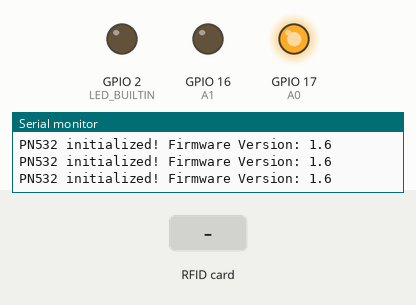
Recording of a program running on a simulated ESP32. Parts: output pins drawn as LEDs (lit = HIGH), the last lines printed to the serial monitor. Inputs (shaded band) come from the test bench.

Above: at 1.5 s.
1.6 s: RFID card 5E 7A 19 C4 held to the reader
At 3.6 s:
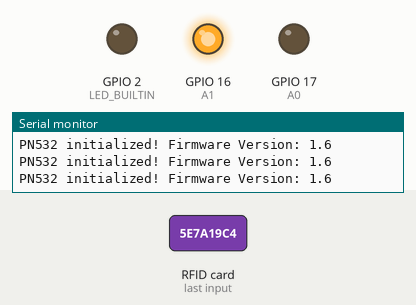
At 9.2 s:
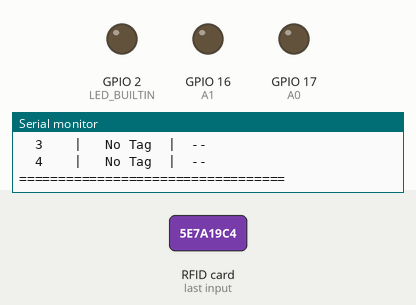
Timing chart, 0 to 10.0 s (numbered marks = the images above; inputs shaded):
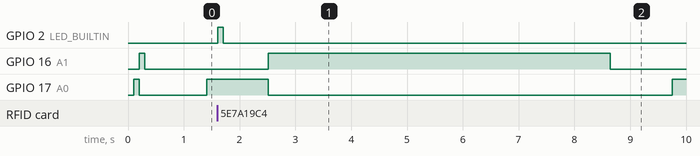

The program:

main.cpp
```cpp
#include <SPI.h>
#include <Adafruit_PN532.h>
#include "PieceDefinitions.h"

#define PN532_CS 5
#define PN532_SCK 18
#define PN532_MOSI 23
#define PN532_MISO 19

#define A0 17
#define A1 16

Adafruit_PN532 nfc(PN532_SCK, PN532_MISO, PN532_MOSI, PN532_CS);

uint8_t uid[7];
uint8_t uidLength;
const int numScans = 10;
const int numSlaves = 4;
int state[4] = {0,0,0,0};
String lastTagByte[4] = {"--", "--", "--", "--"}; // Stores the last byte of the detected tag UID

void selectSlave(int slave);
bool initializePN532();
void scanForTags(int curr_slave);
void printState();
int start_chip = 1;
int debug_mode = 0;

void setup()
{
  Serial.begin(115200);
  Serial.println("Initializing PN532 module...");
  pinMode(LED_BUILTIN, OUTPUT);
  pinMode(A0, OUTPUT);
  pinMode(A1, OUTPUT);

  for (int i = start_chip; i < numSlaves; i++)
  {
    selectSlave(i);
    if (!initializePN532())
    {
      Serial.print("Error initializing PN532 on slave ");
      Serial.println(i);
      while (1)
        ;
    }
  }
}

void loop()
{
  for (int i = start_chip; i < numSlaves; i++)
  {
    selectSlave(i);
    scanForTags(i);
    delay(100);
  }
  printState();
  delay(5000);
}

void selectSlave(int num)
{
  if (num < 1 || num > 4)
  {
    Serial.println("Invalid slave number");
    return;
  }

  num -= 1; // Adjust to zero-based index
  digitalWrite(A0, num & 0x01);
  digitalWrite(A1, (num >> 1) & 0x01);

}

bool initializePN532()
{
  if (!nfc.begin())
    return false;
  nfc.wakeup();
  delay(100);
  uint32_t versiondata = nfc.getFirmwareVersion();
  if (!versiondata)
    return false;
  Serial.print("PN532 initialized! Firmware Version: ");
  Serial.print((versiondata >> 16) & 0xFF, HEX);
  Serial.print(".");
  Serial.println((versiondata >> 8) & 0xFF, HEX);
  return true;
}

void scanForTags(int curr_slave)
{
  for (int count = 0; count < numScans; count++)
  {
    if (debug_mode)
    {
      Serial.print("Checking for NFC tag try number: ");
      Serial.println(count);
    }


    if (nfc.readPassiveTargetID(PN532_MIFARE_ISO14443A, uid, &uidLength, 100))
    {
      if (debug_mode)
      {
        Serial.print("NFC Tag Detected! UID: ");
        for (uint8_t i = 0; i < uidLength; i++)
        {
          Serial.print(" 0x");
          Serial.print(uid[i], HEX);
        }
        Serial.println();
      }

      digitalWrite(LED_BUILTIN, HIGH);
      state[curr_slave-1] = 1;
      // Store the last byte of the UID as a string (in HEX format)
      lastTagByte[curr_slave - 1] = String(uid[uidLength - 1], HEX);
    }
    else
    {
      if(debug_mode)
      {
        Serial.println("No NFC tag detected.");
      }
      digitalWrite(LED_BUILTIN, LOW);
      state[curr_slave - 1] = 0;
      lastTagByte[curr_slave - 1] = "--"; // Reset if no tag is detected
    }
  }
}
void printState()
{
  Serial.println("\n===== NFC Reader States =====");
  Serial.println("Slave | State        | Last Tag Byte");
  Serial.println("----------------------------------");
  for (int i = 0; i < numSlaves; i++)
  {
    Serial.print("  ");
    Serial.print(i + 1);
    Serial.print("    |   ");
    Serial.print(state[i] ? "Tag Detected" : "No Tag");
    Serial.print("  |  ");
    // Convert lastTagByte to a uint8_t for lookup
    uint8_t tagValue = (uint8_t)strtoul(lastTagByte[i].c_str(), nullptr, 16);

    // Check if the tag corresponds to a chess piece
    if (pieceNames.find(tagValue) != pieceNames.end())
    {
      Serial.println(pieceNames.at(tagValue));
    }
    else
    {
      Serial.println("--");
    }
  }
  Serial.println("==================================\n");
}
```

PieceDefinitions.h
```cpp
#ifndef PIECE_DEFINITIONS_H
#define PIECE_DEFINITIONS_H

#include <map>

// Define NFC tag to piece name mappings
const std::map<uint8_t, String> pieceNames = {
    {0x1, "White Knight (King Side)"},
    {0x2, "White Knight (Queen Side)"},
    {0x3, "White Bishop (King Side)"},
    {0x4, "White Bishop (Queen Side)"},
    {0x5, "White Rook (King Side)"},
    {0x6, "White Rook (Queen Side)"},
    {0x7, "White Queen"},
    {0x8, "White King"},
    {0x9, "White Pawn A"},
    {0xA, "White Pawn B"},
    {0xB, "White Pawn C"},
    {0xC, "White Pawn D"},
    {0xD, "White Pawn E"},
    {0xE, "White Pawn F"},
    {0xF, "White Pawn G"},
    {0x10, "White Pawn H"},
    {0x11, "Black Knight (King Side)"},
    {0x12, "Black Knight (Queen Side)"},
    {0x13, "Black Bishop (King Side)"},
    {0x14, "Black Bishop (Queen Side)"},
    {0x15, "Black Rook (King Side)"},
    {0x16, "Black Rook (Queen Side)"},
    {0x17, "Black Queen"},
    {0x18, "Black King"},
    {0x19, "Black Pawn A"},
    {0x1A, "Black Pawn B"},
    {0x1B, "Black Pawn C"},
    {0x1C, "Black Pawn D"},
    {0x1D, "Black Pawn E"},
    {0x1E, "Black Pawn F"},
    {0x1F, "Black Pawn G"},
    {0x20, "Black Pawn H"}};

#endif // PIECE_DEFINITIONS_H
```

Measured:
- after the input at 1.6 s, GPIO 2 (LED_BUILTIN): LOW → HIGH at once, → LOW 0.10 s later
